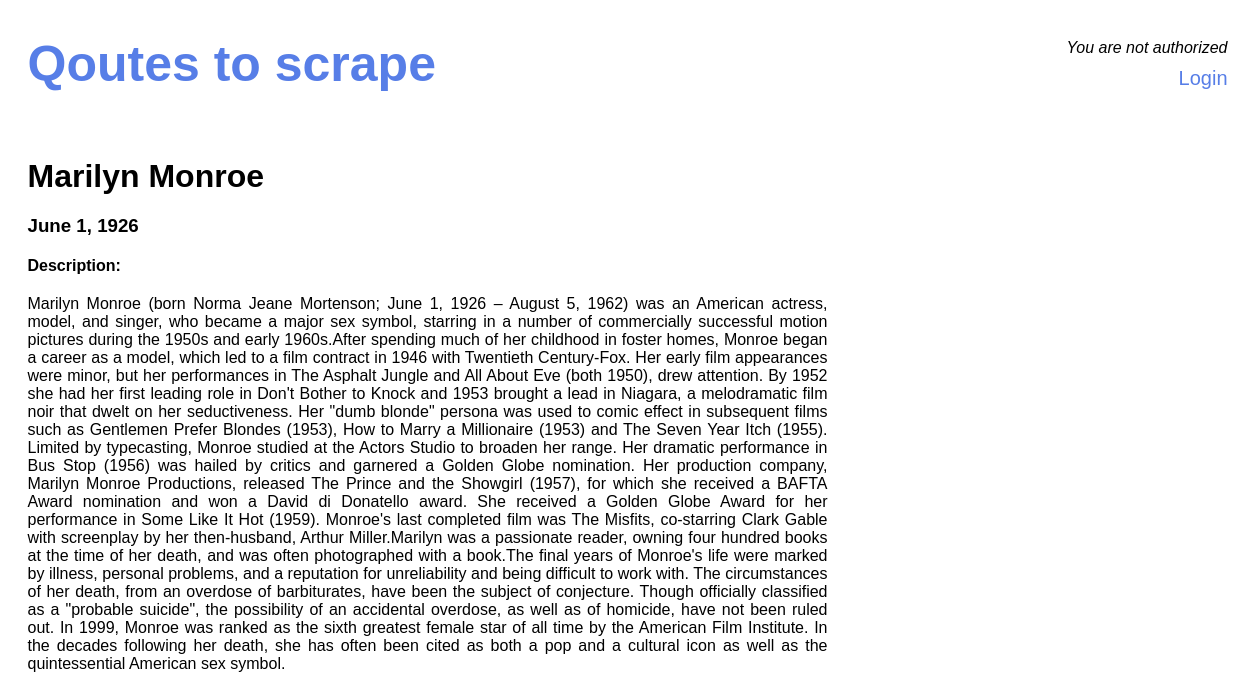
The app's page /author/Marilyn Monroe with its own data.
### quotes/models.py (models this page shows, shortened)
class Writer(models.Model):
    name = models.CharField(max_length=255)
    description = models.TextField()
    birthday = models.DateField(null=True, blank=True)

### quotes/views.py (the view)
# urls.py: path('author/<str:name>', views.author, name='author'),
def author(request, name):
    all_writers = Writer.objects.all()
    writer = ''
    for i in all_writers:
        if i.name == name:
            writer = i
            break
    context = {
        'author_name': name,
        'writer': writer
    }
    return render(request, 'author_page.html', context=context)

### templates/author_page.html (shortened to what this page needs)
<!DOCTYPE html>
<html lang="en">
<head>
    {% block extra_css %}
    {% load static %}
    <link rel="stylesheet" href="{% static 'quote/styles/author_style.css' %}">
    <link rel="stylesheet" href="{% static 'quote/styles/head_style.css' %}">
    {% endblock %}
</head>
<body>
<div class="main-container">
    <header>
        <div class="quotes-to-scrape">
            <h1><a href="{% url 'main_page' %}">Qoutes to scrape</a></h1>
        </div>
        <div class="kyky">
            {% if user.is_authenticated %}
            <p>Welcome back, {{ user.username }}!</p>
            <a href="{% url 'logout' %}">Logout</a>
            {% else %}
            <p>You are not authorized</p>
            <a href="{% url 'login' %}">Login</a>
            {% endif %}
        </div>
    </header>
    <div class="cont">
        <div><h1> {{ author_name }} </h1></div>
        <div><h3> {{ writer.birthday }} </h3></div>
        <div><h4> Description: </h4></div>
        <p>
            {{ writer.description }}
        </p>
    </div>
</div>
</body>
</html>

### quotes/static/quote/styles/author_style.css (style rules this page uses)
.cont { display: flex; flex-direction: column; gap: 20px }
.cont p { width: 800px; text-align: justify; }

### quotes/static/quote/styles/head_style.css (style rules this page uses)
html { overflow-y: scroll; }
* { margin: 0; padding: 0; font-family: Arial, sans-serif; }
body { margin: 0; padding-right: calc(100vw - 100%); display: flex; flex-direction: column; align-items: center; justify-content: center; }
.main-container { padding: 35px 45px 45px 45px; display:flex; flex-direction: column; width: 1200px; min-height: auto; border-radius: 0px 0px 10px 10px; }
header { margin-bottom: 65px; display: flex; justify-content: space-between; align-items: center; }
.quotes-to-scrape h1 a { color: #577ee7; font-size: 50px; }
header a { color: #577ee7; font-size: 20px; text-decoration: none; }
.kyky { display: flex; flex-direction: column; align-items: end; gap: 10px; }
.kyky p { font-style: italic; }
.quotes-to-scrape { display: flex; flex-direction: row; align-items: center; gap: 30px; }

### records on screen
Writer: name "Marilyn Monroe", birthday "June 1, 1926", description "Marilyn Monroe (born Norma Jeane Mortenson; June 1, 1926 – August 5, 1962) was an American actress, model, and singer, who became a major sex symbol, starring in a number of commercially successful motion pictures during the 1950s and early 1960s.After spending much of her childhood in foster homes, Monroe began a career as a model, which led to a film contract in 1946 with Twentieth Century-Fox. Her early film appearances were minor, but her performances in The Asphalt Jungle and All About Eve (both 1950), drew attention. By 1952 she had her first leading role in Don't Bother to Knock and 1953 brought a lead in Niagara, a melodramatic film noir that dwelt on her seductiveness. Her \"dumb…"
